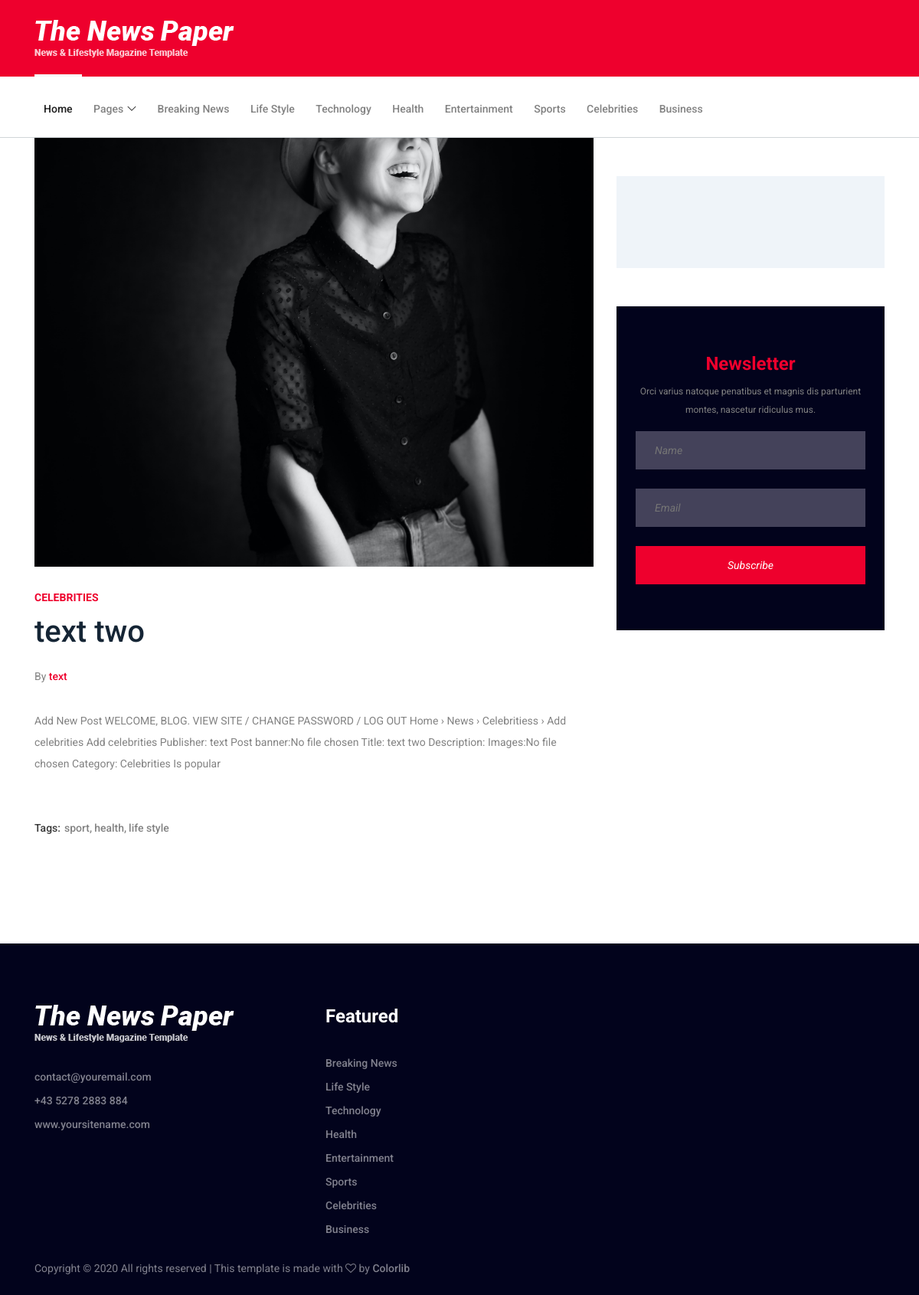
/celebrity/text two/, run on the app's committed database.
### news/models.py (models this page shows, shortened)
class Celebrities(models.Model):
    publisher = models.CharField(max_length=40)
    post_banner = models.FileField(upload_to="pics", blank=True)
    title = models.CharField(max_length=200)
    description = models.TextField()
    images = models.FileField(upload_to="pics", blank=True)
    category = models.CharField(
        max_length=50, choices=categories, default="Celebrities")
    date = models.DateField(auto_now_add=True)
    time = models.TimeField(auto_now_add=True)
    is_popular = models.BooleanField(blank=True, default=False)

### news/views.py (the view)
# urls.py: path('celebrity/<str:name>/', views.getCeleb, name="celebrities"),
def getCeleb(request, name):
    celebrities = Celebrities.objects.get(title=name)
    return render(request, 'celebrity_detail.html', {"celebrities": celebrities})

### templates/celebrity_detail.html (shortened to what this page needs)
{% extends 'base.html' %} {% load static %}{% static "img" as baseUrl %}
{% block content %}
<body>
  <div class="blog-area section-padding-0-80">
    <div class="container">
      <div class="row">
        <div class="col-12 col-lg-8">
          <div class="blog-posts-area">
            <div class="single-blog-post featured-post single-post">
              <div class="post-thumb">
                <a href=""
                  ><img
                    style="
                      height: 70vh !important;
                      object-fit: cover;
                      width: 100%;
                    "
                    src="{{celebrities.post_banner.url}}"
                    alt="{{celebrities.category}}"
                /></a>
              </div>
              <div class="post-data">
                <a
                  href="{% url 'celebrities' celebrities.title %}"
                  class="post-catagory"
                >
                  {{celebrities.category}}
                </a>
                <a
                  href="{% url 'celebrities' celebrities.title %}"
                  class="post-title"
                >
                  <h6>{{celebrities.title}}</h6>
                </a>
                <div class="post-meta">
                  <p class="post-author">
                    By
                    <a href="{% url 'celebrities' celebrities.title %}"
                      >{{celebrities.publisher}}</a
                    >
                  </p>
                  <p>{{celebrities.description}}</p>
                  <div
                    class="newspaper-post-like d-flex align-items-center justify-content-between"
                  >
                    <div class="newspaper-tags d-flex">
                      <span>Tags:</span>
                      <ul class="d-flex">
                        <li><a href="{% url 'sports' %}">sport,</a></li>
                        <li><a href="{% url 'health' %}">health,</a></li>
                        <li><a href="{% url 'lifeStyle' %}">life style</a></li>
                      </ul>
                    </div>
                  </div>
                </div>
              </div>
            </div>
          </div>
        </div>
        <div class="col-12 col-lg-4">
          <div class="blog-sidebar-area">
            <div class="popular-news-widget mb-50">
            </div>
            <div class="newsletter-widget mb-50">
              <h4>Newsletter</h4>
              <p>
                Orci varius natoque penatibus et magnis dis parturient montes,
                nascetur ridiculus mus.
              </p>
              <form action="#" method="post">
                <input type="text" name="text" placeholder="Name" />
                <input type="email" name="email" placeholder="Email" />
                <button type="submit" class="btn w-100">Subscribe</button>
              </form>
            </div>
          </div>
        </div>
      </div>
    </div>
  </div>
</body>
{% endblock %}

### static/style.css (style rules this page uses)
* { margin: 0; padding: 0; }
body { font-family: "Roboto", sans-serif; font-size: 14px; }
h1, h2, h3, h4, h5, h6 { color: #152535; line-height: 1.3; font-weight: 700; }
p { color: #828282; font-size: 14px; line-height: 2; font-weight: 400; }
a, a:hover, a:focus { -webkit-transition-duration: 500ms; transition-duration: 500ms; text-decoration: none; outline: 0 solid transparent; color: #1c1c1c; font-weight: 500; font-size: 14px; color: #828282; }
ul, ol { margin: 0; }
ul li, ol li { list-style: none; }
img { height: auto; max-width: 100%; }
.mb-50 { margin-bottom: 50px !important; }
.section-padding-0-80 { padding-top: 0; padding-bottom: 80px; }
.single-blog-post { position: relative; z-index: 1; }
.single-blog-post .post-thumb a { display: block; }
.single-blog-post .post-data { padding: 30px 0; }
.single-blog-post .post-data .post-catagory { font-size: 14px; color: #ee002d; text-transform: uppercase; font-weight: 700; margin-bottom: 10px; display: block; }
.single-blog-post .post-data .post-title { display: block; }
.single-blog-post .post-data .post-title h6 { -webkit-transition-duration: 500ms; transition-duration: 500ms; line-height: 1.9; }
.single-blog-post.featured-post { position: relative; z-index: 1; }
.single-blog-post.featured-post .post-data { padding: 30px 0; }
.single-blog-post.featured-post .post-data .post-title h6 { font-size: 40px; line-height: 1.2; margin-bottom: 20px; font-weight: 500; }
.single-blog-post.featured-post .post-data .post-author { margin-bottom: 15px; display: block; width: 100%; }
.single-blog-post.featured-post .post-data .post-author a { display: inline-block; color: #ee002d; }
.single-blog-post.featured-post.single-post .post-data { padding: 30px 0; }
.single-blog-post.featured-post.single-post .post-data p { margin-bottom: 30px; }
.newspaper-tags { position: relative; z-index: 1; padding: 30px 0; }
.newspaper-tags span { font-size: 14px; color: #393939; font-weight: 500; padding-right: 5px; }
.newspaper-tags ul li a { display: inline-block; color: #828282; font-weight: 500; padding-right: 3px; }
.popular-news-widget { position: relative; z-index: 1; background-color: #eff4f9; padding: 60px 25px; }
.newsletter-widget { position: relative; z-index: 1; background-color: #02031c; padding: 60px 25px; }
.newsletter-widget h4 { text-align: center; color: #ee002d; }
.newsletter-widget p { font-size: 12px; text-align: center; }
.newsletter-widget form input { width: 100%; height: 50px; background-color: #44425a; font-size: 14px; font-style: italic; color: #fff; margin-bottom: 25px; border: none; padding: 0 25px; }
.newsletter-widget form button { width: 100%; height: 50px; background-color: #ee002d; font-size: 14px; font-style: italic; color: #fff; border: none; padding: 0 25px; border-radius: 0; }

### data on the page
Celebrities: post_banner (picture), category "CELEBRITIES", title "text two", publisher "text", description "Add New Post WELCOME, BLOG. VIEW SITE / CHANGE PASSWORD / LOG OUT Home › News › Celebritiess › Add celebrities Add celebrities Publisher: text Post banner:No file chosen Title: text two Description: Images:No file chosen Category: Celebrities Is popular"
